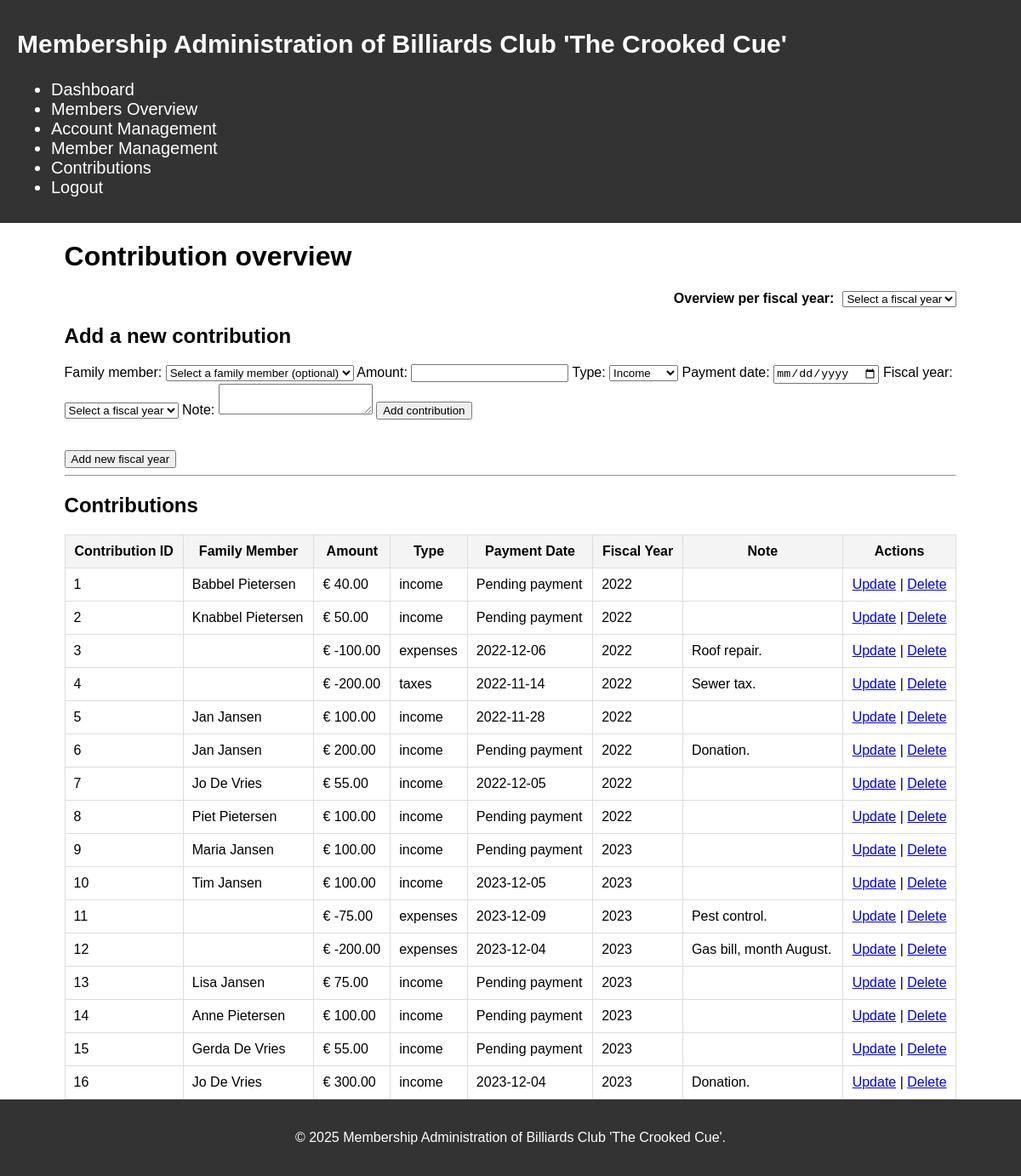
Screenshot of /index.php?page=contributions_overview&id1 (signed in) with the database file from the repository.
### tables this page shows
CREATE TABLE `contributions` (
  `id` int NOT NULL,
  `family_member_id` int DEFAULT NULL,
  `amount` decimal(10,2) NOT NULL,
  `type` varchar(25) NOT NULL,
  `payment_date` date DEFAULT NULL,
  `fiscal_year_id` int DEFAULT NULL,
  `note` text NOT NULL
);

CREATE TABLE `family_members` (
  `id` int NOT NULL,
  `family_id` int DEFAULT NULL,
  `name` varchar(255) NOT NULL,
  `dob` date NOT NULL,
  `member_type_id` int DEFAULT NULL
);

CREATE TABLE `fiscal_years` (
  `id` int NOT NULL,
  `year` int NOT NULL
);

### Controllers/TreasurerController.php (called while the page is built, shortened)
<?php
require_once dirname(__DIR__) . '/Models/TreasurerModel.php';
class TreasurerController {
    private $treasurerModel;
    public function __construct() {
        $db = new Database();
        $this->treasurerModel = new TreasurerModel($db);
    }
    public function showContributionsOverview() {
        try {
            $contributions = $this->treasurerModel->getAllContributions();
            include_once __DIR__ . '/../views/contributions_overview.php';
        } catch (Exception $e) {
            echo "An error occurred while retrieving contributions, fiscal years, or family members: " . $e->getMessage();
        }
    }
}
?>

### Models/TreasurerModel.php (called while the page is built, shortened)
<?php
class TreasurerModel {
    private $db;
    public function __construct($db) {
        $this->db = $db;
    }
    public function getAllContributions() {
        try {
            $sql = "SELECT c.id, c.amount, c.type, c.payment_date, c.fiscal_year_id, c.note, fb.year AS fiscal_year, f.name AS family_member_name
            FROM contributions c
            LEFT JOIN fiscal_years fb ON c.fiscal_year_id = fb.id
            LEFT JOIN family_members f ON c.family_member_id = f.id";
            $conn = $this->db->connect();
            $stmt = $conn->prepare($sql);
            $stmt->execute();
            return $stmt->fetchAll(PDO::FETCH_ASSOC);
        } catch (PDOException $e) {
            throw new Exception("Error retrieving contributions: " . $e->getMessage());
        }
    }
}
?>

### Views/contributions_overview.php (the view, shortened to what this page needs)
<?php
include('header.php');
?>
<link rel="stylesheet" href="../css/global.css">
<h1>Contribution overview</h1>
<form method="GET" action="index.php?page=year_overview" class="dropdown-form dropdown-fiscal-year-overview">
    <label for="fiscal_year_id"><b>Overview per fiscal year:</b></label>
    <select name="fiscal_year_id" id="fiscal_year_id" onchange="this.form.submit()">
        <option value="">Select a fiscal year</option>
    </select>
</form>
<h2>Add a new contribution</h2>
<form action="index.php?page=contributions_overview" method="POST">
    <label for="family_member_id">Family member:</label>
    <select name="family_member_id" id="family_member_id">
        <option value="">Select a family member (optional)</option>
    </select>
    <label for="amount">Amount:</label>
    <input type="number" step="0.01" name="amount" id="amount">
    <label for="type">Type:</label>
    <select name="type" id="type">
        <option value="income">Income</option>
    </select>
    <label for="payment_date">Payment date:</label>
    <input type="date" name="payment_date" id="payment_date">
        <label for="fiscal_year_id">Fiscal year:</label>
        <select name="fiscal_year_id" required>
            <option value="">Select a fiscal year</option>
        </select>
        <label for="note">Note:</label>
        <textarea name="note" id="note"></textarea>
    <button type="submit" name="add_contribution">Add contribution</button>
</form>
<br>
<br>
<form method="post" action="index.php?page=contributions_overview">
    <button type="submit" name="add_fiscal_year" onclick="return confirmAddFiscalYear()">Add new fiscal year</button>
</form>
<hr>
<h2>Contributions</h2>
<table>
    <thead>
        <tr>
            <th>Contribution ID</th>
            <th>Family Member</th>
            <th>Amount</th>
            <th>Type</th>
            <th>Payment Date</th>
            <th>Fiscal Year</th>
            <th>Note</th>
            <th>Actions</th>
        </tr>
    </thead>
    <tbody>
        <?php foreach ($contributions as $contribution): ?>
                <td><?= htmlspecialchars($contribution['id']) ?></td>
                <td><?= htmlspecialchars($contribution['family_member_name']) ?></td>
                <td>€ <?= number_format(htmlspecialchars($contribution['amount']), 2, '.', ',') ?></td></td>
                <td><?= htmlspecialchars($contribution['type']) ?></td>
                <td><?= htmlspecialchars($contribution['payment_date'] ?? 'Pending payment') ?></td>
                <td><?= htmlspecialchars($contribution['fiscal_year']) ?></td>
                <td><?= htmlspecialchars($contribution['note']) ?></td>
                <td style="text-align: center;">
                <a href="index.php?page=update_contribution&action=update&id=<?= $contribution['id'] ?>">Update</a> |
                <a href="index.php?page=contributions_overview&action=delete&id=<?= $contribution['id'] ?>"
                onclick="return confirm('Are you sure you want to delete this contribution?');">Delete</a>
                </td>
        <?php endforeach; ?>
    </tbody>
</table>
<?php include('footer.php'); ?>

### CSS/global.css (style rules this page uses)
html, body { height: 100%; margin: 0; padding: 0; }
body { display: flex; flex-direction: column; font-family: Arial, sans-serif; }
table { width: 100%; border-collapse: collapse; margin-top: 20px; }
th, td { padding: 10px; border: 1px solid #ddd; }
th { background-color: #f4f4f4; }
.dropdown-fiscal-year-overview { display: flex; justify-content: flex-end; }
.dropdown-fiscal-year-overview label { margin-right: 10px; }

### rows the page displays
contributions: id "1", family_member.name "Babbel Pietersen", amount "40.00", type "income", payment_date "Pending payment", fiscal_year.year "2022"
contributions: id "2", family_member.name "Knabbel Pietersen", amount "50.00", type "income", payment_date "Pending payment", fiscal_year.year "2022"
contributions: id "3", amount "-100.00", type "expenses", payment_date "2022-12-06", fiscal_year.year "2022", note "Roof repair."
contributions: id "4", amount "-200.00", type "taxes", payment_date "2022-11-14", fiscal_year.year "2022", note "Sewer tax."
contributions: id "5", family_member.name "Jan Jansen", amount "100.00", type "income", payment_date "2022-11-28", fiscal_year.year "2022"
contributions: id "6", family_member.name "Jan Jansen", amount "200.00", type "income", payment_date "Pending payment", fiscal_year.year "2022", note "Donation."
contributions: id "7", family_member.name "Jo De Vries", amount "55.00", type "income", payment_date "2022-12-05", fiscal_year.year "2022"
contributions: id "8", family_member.name "Piet Pietersen", amount "100.00", type "income", payment_date "Pending payment", fiscal_year.year "2022"
contributions: id "9", family_member.name "Maria Jansen", amount "100.00", type "income", payment_date "Pending payment", fiscal_year.year "2023"
contributions: id "10", family_member.name "Tim Jansen", amount "100.00", type "income", payment_date "2023-12-05", fiscal_year.year "2023"
contributions: id "11", amount "-75.00", type "expenses", payment_date "2023-12-09", fiscal_year.year "2023", note "Pest control."
contributions: id "12", amount "-200.00", type "expenses", payment_date "2023-12-04", fiscal_year.year "2023", note "Gas bill, month August."
contributions: id "13", family_member.name "Lisa Jansen", amount "75.00", type "income", payment_date "Pending payment", fiscal_year.year "2023"
contributions: id "14", family_member.name "Anne Pietersen", amount "100.00", type "income", payment_date "Pending payment", fiscal_year.year "2023"
contributions: id "15", family_member.name "Gerda De Vries", amount "55.00", type "income", payment_date "Pending payment", fiscal_year.year "2023"
contributions: id "16", family_member.name "Jo De Vries", amount "300.00", type "income", payment_date "2023-12-04", fiscal_year.year "2023", note "Donation."
